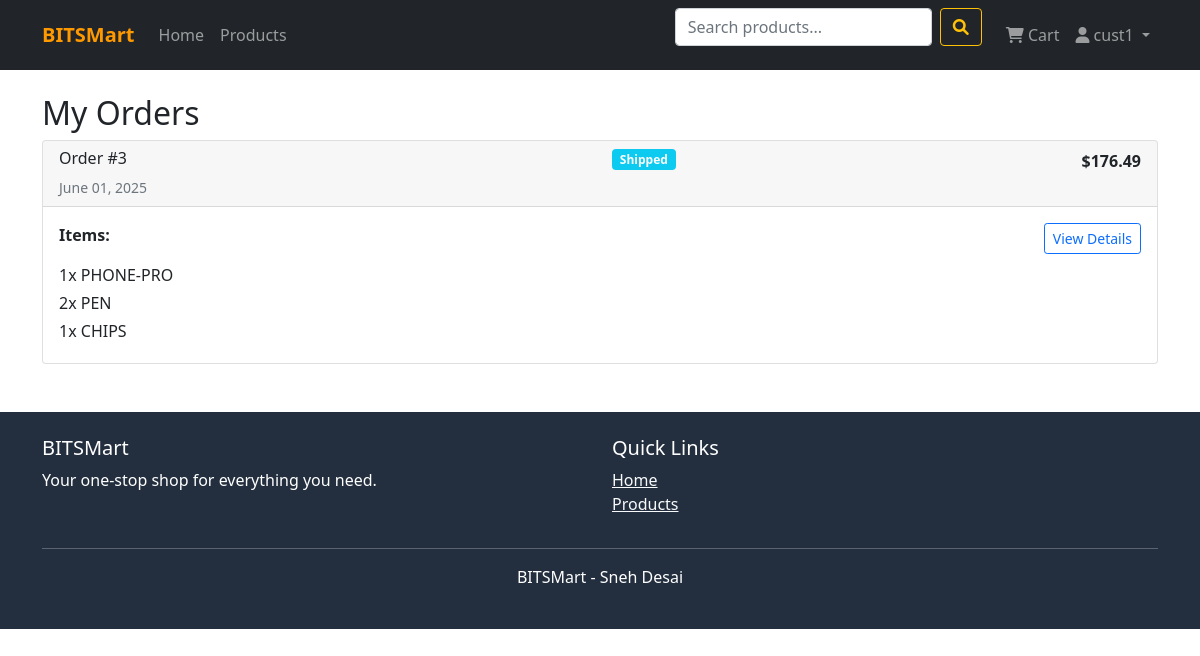
The app's page /orders/ (signed in) with its own data.
### store/models.py (models this page shows, shortened)
class Order(models.Model):
    ORDER_STATUS = [
        ('pending', 'Pending'),
        ('processing', 'Processing'),
        ('shipped', 'Shipped'),
        ('delivered', 'Delivered'),
        ('cancelled', 'Cancelled'),
    ]
    user = models.ForeignKey(User, on_delete=models.CASCADE)
    phone_number = models.CharField(max_length=15)
    total_amount = models.DecimalField(max_digits=10, decimal_places=2)
    status = models.CharField(max_length=20, choices=ORDER_STATUS, default='pending')
    shipping_address = models.TextField()
    created_at = models.DateTimeField(auto_now_add=True)
    updated_at = models.DateTimeField(auto_now=True)

class OrderItem(models.Model):
    order = models.ForeignKey(Order, related_name='items', on_delete=models.CASCADE)
    product = models.ForeignKey(Product, on_delete=models.CASCADE)
    quantity = models.PositiveIntegerField()
    price = models.DecimalField(max_digits=10, decimal_places=2)

class Product(models.Model):
    name = models.CharField(max_length=200)
    description = models.TextField()
    price = models.DecimalField(max_digits=10, decimal_places=2)
    category = models.ForeignKey(Category, on_delete=models.CASCADE)
    image = models.ImageField(upload_to='products/', blank=True, null=True)
    stock = models.PositiveIntegerField(default=0)
    available = models.BooleanField(default=True)
    created_at = models.DateTimeField(auto_now_add=True)
    updated_at = models.DateTimeField(auto_now=True)

### store/views.py (the view)
# urls.py: path('orders/', views.order_history, name='order_history'),
@login_required
def order_history(request):
    orders = Order.objects.filter(user=request.user).order_by('-created_at')
    return render(request, 'store/order_history.html', {'orders': orders})

### store/context_processors.py (called while the page is built)
def cart_context(request):
    cart_item_count = 0
    if request.user.is_authenticated:
        try:
            cart = Cart.objects.get(user=request.user)
            cart_item_count = cart.get_item_count()
        except Cart.DoesNotExist:
            pass
    return {'cart_item_count': cart_item_count}

### store/models.py (called while the page is built)
    def get_item_count(self):
        return sum(item.quantity for item in self.items.all())

### templates/store/order_history.html (shortened to what this page needs)
{% extends 'base.html' %}
{% block content %}
<div class="container my-4">
    <h2>My Orders</h2>
    {% if orders %}
    {% for order in orders %}
    <div class="card mb-3">
        <div class="card-header">
            <div class="row">
                <div class="col-md-6">
                    <h6>Order #{{ order.id }}</h6>
                    <small class="text-muted">{{ order.created_at|date:"F d, Y" }}</small>
                </div>
                <div class="col-md-3">
                    <span class="badge bg-{% if order.status == 'delivered' %}success{% elif order.status == 'shipped' %}info{% elif order.status == 'cancelled' %}danger{% else %}warning{% endif %}">
                        {{ order.get_status_display }}
                    </span>
                </div>
                <div class="col-md-3 text-end">
                    <strong>${{ order.total_amount }}</strong>
                </div>
            </div>
        </div>
        <div class="card-body">
            <div class="row">
                <div class="col-md-8">
                    <p><strong>Items:</strong></p>
                    {% for item in order.items.all %}
                    <p class="mb-1">{{ item.quantity }}x {{ item.product.name }}</p>
                    {% endfor %}
                </div>
                <div class="col-md-4 text-end">
                    <a href="{% url 'order_detail' order.id %}" class="btn btn-outline-primary btn-sm">View Details</a>
                </div>
            </div>
        </div>
    </div>
    {% endfor %}
    {% else %}
    <div class="alert alert-info text-center">
        <h4>No orders yet</h4>
        <p>Start shopping to see your orders here!</p>
        <a href="{% url 'product_list' %}" class="btn btn-primary">Start Shopping</a>
    </div>
    {% endif %}
</div>
{% endblock %}

### templates/base.html (shortened to what this page needs)
<html lang="en">
<head>
    <link href="https://cdn.jsdelivr.net/npm/bootstrap@5.1.3/dist/css/bootstrap.min.css" rel="stylesheet">
    <link href="https://cdnjs.cloudflare.com/ajax/libs/font-awesome/6.0.0/css/all.min.css" rel="stylesheet">
</head>
<body>
    <nav class="navbar navbar-expand-lg navbar-dark bg-dark">
        <div class="container">
            <a class="navbar-brand" href="{% url 'home' %}">
                 BITSMart
            </a>
            <div class="collapse navbar-collapse" id="navbarNav">
                <ul class="navbar-nav me-auto">
                    <li class="nav-item">
                        <a class="nav-link" href="{% url 'home' %}">Home</a>
                    </li>
                    <li class="nav-item">
                        <a class="nav-link" href="{% url 'product_list' %}">Products</a>
                    </li>
                </ul>
                <form class="d-flex me-3" method="GET" action="{% url 'product_list' %}">
                    <input class="form-control me-2" type="search" name="q" placeholder="Search products..." value="{{ request.GET.q }}">
                    <button class="btn btn-outline-warning" type="submit">
                        <i class="fas fa-search"></i>
                    </button>
                </form>
                <ul class="navbar-nav">
                    {% if user.is_authenticated %}
                    <li class="nav-item position-relative">
                        <a class="nav-link" href="{% url 'cart_detail' %}">
                            <i class="fas fa-shopping-cart"></i> Cart
                        </a>
                    </li>
                    <li class="nav-item dropdown">
                        <a class="nav-link dropdown-toggle" href="#" id="navbarDropdown" role="button" data-bs-toggle="dropdown">
                            <i class="fas fa-user"></i> {{ user.username }}
                        </a>
                    </li>
                    {% endif %}
                </ul>
            </div>
        </div>
    </nav>
    <main>
        {% block content %}
        {% endblock %}
    </main>
    <footer class="footer mt-5 py-4">
        <div class="container">
            <div class="row">
                <div class="col-md-6">
                    <h5>BITSMart</h5>
                    <p>Your one-stop shop for everything you need.</p>
                </div>
                <div class="col-md-6">
                    <h5>Quick Links</h5>
                    <ul class="list-unstyled">
                        <li><a href="{% url 'home' %}" class="text-light">Home</a></li>
                        <li><a href="{% url 'product_list' %}" class="text-light">Products</a></li>
                    </ul>
                </div>
            </div>
            <hr>
            <div class="text-center">
                <p>BITSMart - Sneh Desai</p>
            </div>
        </div>
    </footer>
</body>
</html>

### templates/base.html (style rules this page uses)
.navbar-brand { font-weight: bold; color: #ff9900 !important; }
.footer { background-color: #232f3e; color: white; }

### records on screen
Order: id "3", created_at "June 01, 2025", status "Shipped", total_amount "176.49"
OrderItem: quantity "1", product.name "PHONE-PRO"
OrderItem: quantity "2", product.name "PEN"
OrderItem: quantity "1", product.name "CHIPS"

### other values on screen
{{ user.username }} "cust1"
